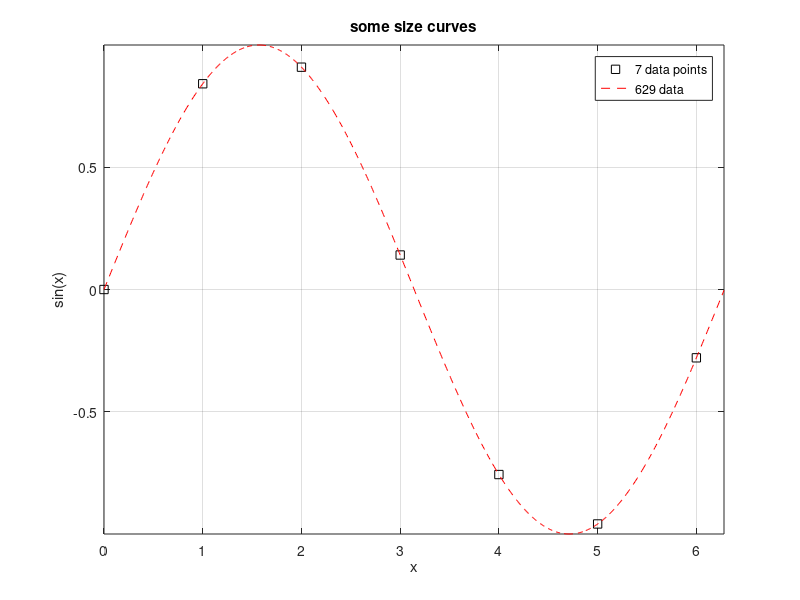

Here is the MATLAB script that generated this plot:
figure();
x1=0:1:2*pi;
y1=sin(x1);
x2=0:0.01:2*pi;
y2=sin(x2);
plot(x1,y1,'sk',x2,y2,'r--')
title('some size curves')
xlabel('x')
ylabel('sin(x)')
legend('7 data points','629 data','location','northeast')
grid on
axis tight